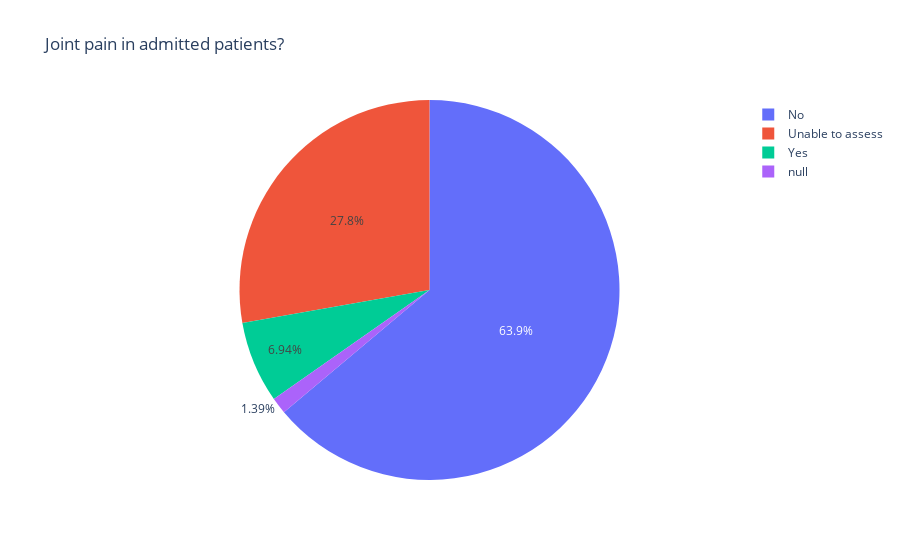

The code cell stored with this chart in its notebook:
### Code cell
##########################
##pie charts for each symptom

#joint pain
#admitted to hospital
admitted_hospital_table2_joint = pd.value_counts(admitted_hospital_table2['Joint pains [SYMP_0000064]'], dropna=False).to_frame().reset_index()
admitted_hospital_table2_joint.columns=['Joint_pain','freq']
fig_joint_1=px.pie(admitted_hospital_table2_joint,values='freq',names='Joint_pain',title='Joint pain in admitted patients?')
#fig_joint_1_url = py.plot(fig_joint_1, filename='fig_joint_1',kind='pie')
#print fig_joint_1_url
#py.offline.plot(fig_joint_1, filename='fig_joint_1.html')
fig_joint_1.show()

admitted_hospital_table2_joint_YES=admitted_hospital_table2[admitted_hospital_table2['Joint pains [SYMP_0000064]']=='Yes']
admitted_hospital_table2_joint_YES = pd.value_counts(admitted_hospital_table2_joint_YES['Joint pains duration (days) [EUPATH_0000161]'], dropna=False).to_frame().reset_index()
admitted_hospital_table2_joint_YES.columns=['Joint_duration','freq']
px.pie(admitted_hospital_table2_joint_YES,values='freq',names='Joint_duration',title='Duration of joint pain in admitted patients with joint pain (days)')
#not admitted to hospital
not_admitted_hospital_table2_joint = pd.value_counts(not_admitted_hospital_table2['Joint pains [SYMP_0000064]'], dropna=False).to_frame().reset_index()
not_admitted_hospital_table2_joint.columns=['Joint_pain','freq']
px.pie(not_admitted_hospital_table2_joint,values='freq',names='Joint_pain',title='Joint pain in non admitted patients?')

not_admitted_hospital_table2_joint_YES=not_admitted_hospital_table2[not_admitted_hospital_table2['Joint pains [SYMP_0000064]']=='Yes']
not_admitted_hospital_table2_joint_YES = pd.value_counts(not_admitted_hospital_table2_joint_YES['Joint pains duration (days) [EUPATH_0000161]'], dropna=False).to_frame().reset_index()
not_admitted_hospital_table2_joint_YES.columns=['Joint_duration','freq']
px.pie(not_admitted_hospital_table2_joint_YES,values='freq',names='Joint_duration',title='Duration of joint pain in non admitted patients with joint pain (days)')

#seizures
admitted_hospital_table2_seizures = pd.value_counts(admitted_hospital_table2['Seizures [SYMP_0000124]'], dropna=False).to_frame().reset_index()
admitted_hospital_table2_seizures.columns=['Seizures','freq']
fig_seizures_1=px.pie(admitted_hospital_table2_seizures,values='freq',names='Seizures',title='Seizures in admitted patients?')

admitted_hospital_table2_seizures_YES=admitted_hospital_table2[admitted_hospital_table2['Seizures [SYMP_0000124]']=='Yes']
admitted_hospital_table2_seizures_YES = pd.value_counts(admitted_hospital_table2_seizures_YES['Seizures duration (days) [EUPATH_0000163]'], dropna=False).to_frame().reset_index()
admitted_hospital_table2_seizures_YES.columns=['Seizures_duration','freq']
fig_seizures_2=px.pie(admitted_hospital_table2_seizures_YES,values='freq',names='Seizures_duration',title='Duration of Seizures in admitted patients with Seizures (days)')
#not admitted to hospital
not_admitted_hospital_table2_seizures = pd.value_counts(not_admitted_hospital_table2['Seizures [SYMP_0000124]'], dropna=False).to_frame().reset_index()
not_admitted_hospital_table2_seizures.columns=['Seizures','freq']
fig_seizures_3=px.pie(not_admitted_hospital_table2_seizures,values='freq',names='Seizures',title='Seizures in non admitted patients?')

not_admitted_hospital_table2_seizures_YES=not_admitted_hospital_table2[not_admitted_hospital_table2['Seizures [SYMP_0000124]']=='Yes']
not_admitted_hospital_table2_seizures_YES = pd.value_counts(not_admitted_hospital_table2_seizures_YES['Seizures duration (days) [EUPATH_0000163]'], dropna=False).to_frame().reset_index()
not_admitted_hospital_table2_seizures_YES.columns=['Seizures_duration','freq']
fig_seizures_4=px.pie(not_admitted_hospital_table2_seizures_YES,values='freq',names='Seizures_duration',title='Duration of Seizures in non admitted patients with Seizures (days)')

#jaundice
admitted_hospital_table2_jaundice = pd.value_counts(admitted_hospital_table2['Jaundice [HP_0000952]'], dropna=False).to_frame().reset_index()
admitted_hospital_table2_jaundice.columns=['jaundice','freq']
fig_jaundice_1=px.pie(admitted_hospital_table2_jaundice,values='freq',names='jaundice',title='jaundice in admitted patients?')

admitted_hospital_table2_jaundice_YES=admitted_hospital_table2[admitted_hospital_table2['Jaundice [HP_0000952]']=='Yes']
admitted_hospital_table2_jaundice_YES = pd.value_counts(admitted_hospital_table2_jaundice_YES['Jaundice duration (days) [EUPATH_0000160]'], dropna=False).to_frame().reset_index()
admitted_hospital_table2_jaundice_YES.columns=['jaundice_duration','freq']
fig_jaundice_2=px.pie(admitted_hospital_table2_jaundice_YES,values='freq',names='jaundice_duration',title='Duration of jaundice in admitted patients with jaundice (days)')
#not admitted to hospital
not_admitted_hospital_table2_jaundice = pd.value_counts(not_admitted_hospital_table2['Jaundice [HP_0000952]'], dropna=False).to_frame().reset_index()
not_admitted_hospital_table2_jaundice.columns=['jaundice','freq']
fig_jaundice_3=px.pie(not_admitted_hospital_table2_jaundice,values='freq',names='jaundice',title='jaundice in non admitted patients?')

not_admitted_hospital_table2_jaundice_YES=not_admitted_hospital_table2[not_admitted_hospital_table2['Jaundice [HP_0000952]']=='Yes']
not_admitted_hospital_table2_jaundice_YES = pd.value_counts(not_admitted_hospital_table2_jaundice_YES['Jaundice duration (days) [EUPATH_0000160]'], dropna=False).to_frame().reset_index()
not_admitted_hospital_table2_jaundice_YES.columns=['jaundice_duration','freq']
fig_jaundice_4=px.pie(not_admitted_hospital_table2_jaundice_YES,values='freq',names='jaundice_duration',title='Duration of jaundice in non admitted patients with jaundice (days)')

### Figure 1 — Plotly figure (JSON) as saved in the notebook; plotly's stock layout.template omitted (floating-point values rounded to 4 significant figures)
{"data": [{"domain": {"x": [0, 1], "y": [0, 1]}, "hovertemplate": "Joint_pain=%{label}<br>freq=%{value}<extra></extra>", "labels": ["No", "Unable to assess", "Yes", null], "legendgroup": "", "name": "", "showlegend": true, "type": "pie", "values": [46, 20, 5, 1]}], "layout": {"legend": {"tracegroupgap": 0}, "title": {"text": "Joint pain in admitted patients?"}}}
